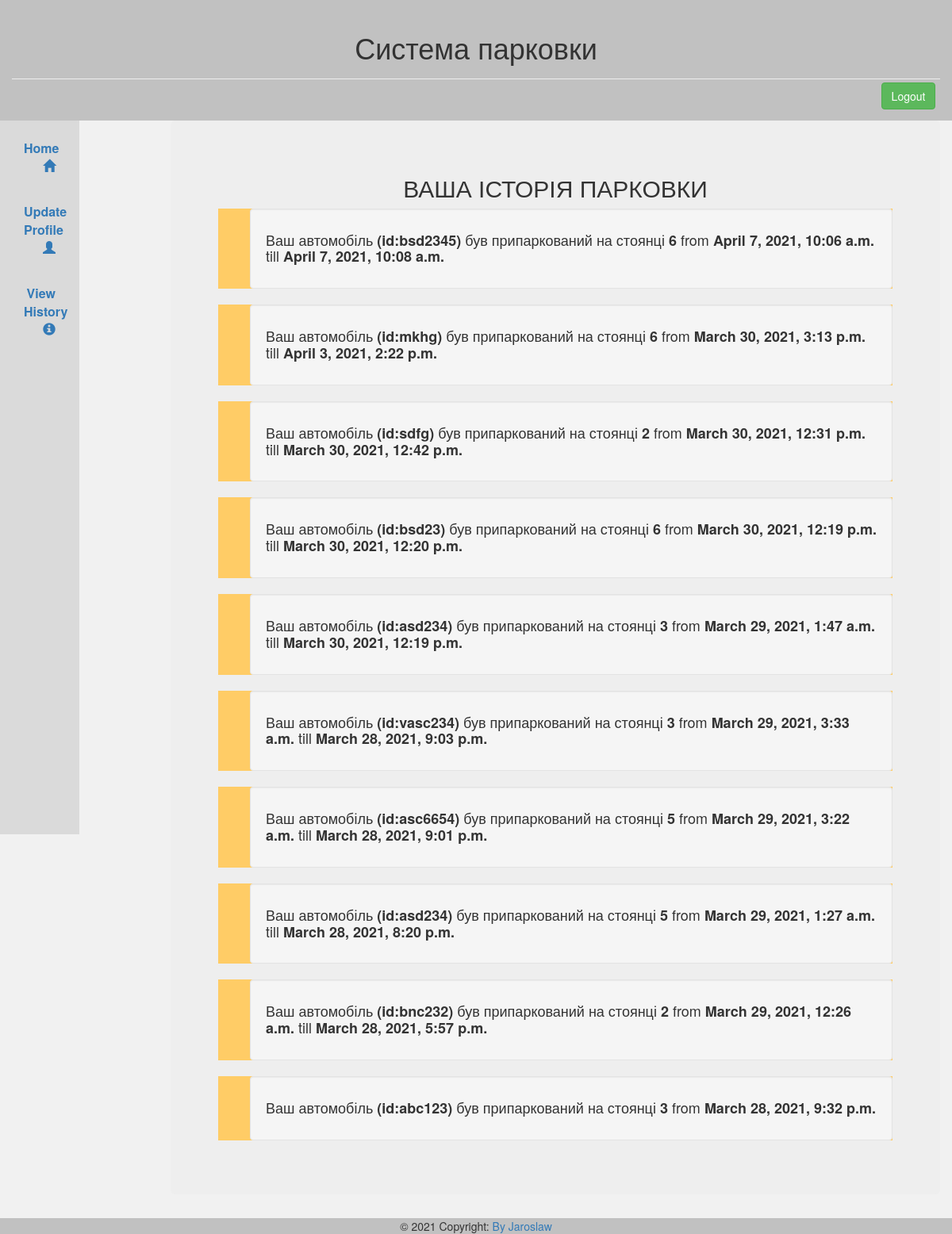
The page /parkhistory (signed in) on the database its author committed.
### parking/models.py (models this page shows, shortened)
class ParkingInfo(models.Model):
    userid= models.ForeignKey(settings.AUTH_USER_MODEL, on_delete=models.CASCADE)
    slotid= models.ForeignKey(ParkingSpot,on_delete=models.CASCADE)
    stime= models.DateTimeField()
    etime = models.DateTimeField(null=True,blank=True)
    vehicleid=models.CharField(max_length=50)
    isactive=models.BooleanField()
    notifid=models.IntegerField()

class ParkingSpot(models.Model):
    isoccupied = models.BooleanField()
    directions = models.TextField(max_length=150)
    destination=models.CharField(max_length=30,null=True,blank=True)

### parking/views.py (the view)
# urls.py: path('parkhistory',views.parkhistory,name='parkhistory'),
def parkhistory(request):
    uid=request.user
    histry=ParkingInfo.objects.filter(userid=uid).order_by('-id')
    return render(request,'uhistory.html',{'histry':histry})

### templates/uhistory.html (shortened to what this page needs)
{% extends 'mainbase.html' %}
{% block content %}
<div class="jumbotron ">
<h2> ВАША ІСТОРІЯ ПАРКОВКИ</h2>
<div class="text-left">
{% for i in histry%}
<ul style="list-style:none; background-color:rgb(255, 204, 102);">
    <li class="well"><h4> Ваш автомобіль <strong>(id:{{i.vehicleid}})</strong> був припаркований на стоянці <strong>{{i.slotid.id}} </strong>from  <strong>{{i.stime}}  </strong>{% if i.etime != None%}
     till <strong>  {{i.etime}}</strong>
    {% endif %}</h4></li>
    </ul>
{% endfor %}
</div>
</div>
{% endblock %}

### templates/mainbase.html (shortened to what this page needs)
{% if user.is_authenticated %}
<!DOCTYPE html>
<html lang="en">
<head>
  <link rel="stylesheet" href="https://maxcdn.bootstrapcdn.com/bootstrap/3.4.1/css/bootstrap.min.css">
</head>
<body>
  <div class="container-fluid col-lg-12 " style="background-color: rgba(0, 0, 0, 0.2);" >
  <header class=" text-center page-header" >
    <h1>Система парковки</h1>
    <a class="btn btn-success"style="float:right; margin:1em 0.4em 1em;"  href="../accounts/logout">Logout</a>
  </header>
  </div>
<div class="container-fluid">
  <div class="row content">
    <div class="col-sm-1 sidenav hidden-xs" style="background-color:#dadada; font-color:white; ">
      <ul class="nav nav-pills nav-stacked">
<li><a href="{% url 'home' %}">Home <span class="glyphicon glyphicon-home"></span></a></li>
        <li><a href="{% url 'update' %}">Update Profile <span class="glyphicon glyphicon-user"></span></a></li>
        <li><a href="{% url 'parkhistory' %}">View History <span class="glyphicon glyphicon-info-sign"></span></a></li>
      </ul><br>
    </div>
    <br>
    <div class="col-sm-1"></div>
    <div class="col-sm-10 text-center">
      {% block content %}
      {% endblock %}
    </div>
  </div>
</div>
<footer class="fluid-container bg-light text-center text-lg-start">
  <div class="text-center p-3" style="background-color: rgba(0, 0, 0, 0.2);">
    © 2021 Copyright:
    <a class="text-dark" href="#">By Jaroslaw</a>
  </div>
</footer>
</body>
</html>
{% else %}
<h1>Forbidden! Login to access page.</h1>
{% endif %}

### templates/mainbase.html (style rules this page uses)
body { background-color: #f1f1f1;; }
.row.content { height: 550px }
.sidenav { background-color: #f1f1f1; min-height: 900px; box-sizing:border-box; }
.sidenav a { font-size: medium; font-weight:bold; text-align: right; padding-top: 0.9em; margin-top: 0.9em; }

### rows shown on the page
ParkingInfo: vehicleid "bsd2345", slotid.id "6", stime "April 7, 2021, 10:06 a.m.", etime "April 7, 2021, 10:08 a.m."
ParkingInfo: vehicleid "mkhg", slotid.id "6", stime "March 30, 2021, 3:13 p.m.", etime "April 3, 2021, 2:22 p.m."
ParkingInfo: vehicleid "sdfg", slotid.id "2", stime "March 30, 2021, 12:31 p.m.", etime "March 30, 2021, 12:42 p.m."
ParkingInfo: vehicleid "bsd23", slotid.id "6", stime "March 30, 2021, 12:19 p.m.", etime "March 30, 2021, 12:20 p.m."
ParkingInfo: vehicleid "asd234", slotid.id "3", stime "March 29, 2021, 1:47 a.m.", etime "March 30, 2021, 12:19 p.m."
ParkingInfo: vehicleid "vasc234", slotid.id "3", stime "March 29, 2021, 3:33 a.m.", etime "March 28, 2021, 9:03 p.m."
ParkingInfo: vehicleid "asc6654", slotid.id "5", stime "March 29, 2021, 3:22 a.m.", etime "March 28, 2021, 9:01 p.m."
ParkingInfo: vehicleid "asd234", slotid.id "5", stime "March 29, 2021, 1:27 a.m.", etime "March 28, 2021, 8:20 p.m."
ParkingInfo: vehicleid "bnc232", slotid.id "2", stime "March 29, 2021, 12:26 a.m.", etime "March 28, 2021, 5:57 p.m."
ParkingInfo: vehicleid "abc123", slotid.id "3", stime "March 28, 2021, 9:32 p.m."
